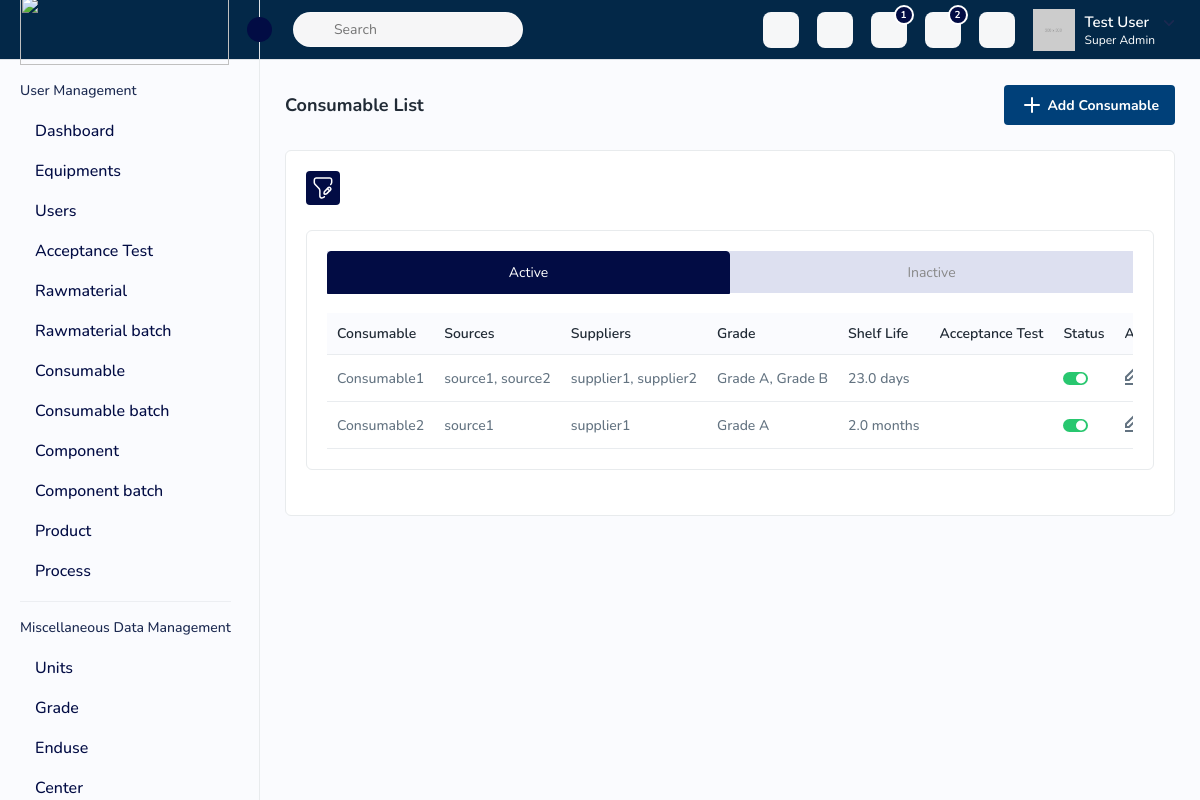
Screenshot of /consumable/consumable-list/ with the database file from the repository.
### qdpc_core_models/models/consumable.py (models this page shows, shortened)
class Consumable(models.Model):
    name = models.CharField(max_length=255,unique=True)
    sources = models.ManyToManyField(Sources, related_name='consumables')
    is_active = models.BooleanField(default=True)  # Active Status
    suppliers = models.ManyToManyField(Suppliers, related_name='consumables')
    grade = models.ManyToManyField(Grade, related_name='consumables')
    shelf_life_value = models.FloatField()  # The numeric value for shelf life
    shelf_life_unit = models.CharField(max_length=10, choices=[('days', 'Days'), ('months', 'Months')])
    user_defined_date = models.DateField()
    acceptance_test = models.ManyToManyField(AcceptanceTest, related_name='consumables')
    @property
    def calculate_expiry_date(self):
        procurement_date = self.user_defined_date  # Use user_defined_date as the default procurement_date
        if self.shelf_life_unit == 'days':
            return procurement_date + timedelta(days=self.shelf_life_value)
        elif self.shelf_life_unit == 'months':
            return procurement_date + timedelta(days=self.shelf_life_value * 30)  # Approximation for months

### qdpc_core_models/models/source.py (models this page shows, shortened)
class Sources(models.Model):
     id = models.AutoField(primary_key=True)
     name = models.CharField(max_length=255)
     email = models.EmailField(unique=True)
     address = models.CharField(max_length=500)
     class Meta:
        verbose_name = 'Source'
        verbose_name_plural = 'Sources'

### qdpc_core_models/models/supplier.py (models this page shows, shortened)
class Suppliers(models.Model):
     id = models.AutoField(primary_key=True)
     name = models.CharField(max_length=255)
     email = models.EmailField(unique=True)
     address = models.CharField(max_length=500)
     class Meta:
        verbose_name = 'Supplier'
        verbose_name_plural = 'Suppliers'

### qdpc_core_models/models/grade.py (models this page shows)
class Grade(models.Model):
    id = models.AutoField(primary_key=True)
    name = models.CharField(max_length=50, unique=True)
    abbreviation = models.CharField(max_length=10)

### consumable/views/consumable.py (the view, shortened to what this page needs)
# urls.py: path('consumable-list/', ConsumableListFetchView.as_view(), name='consumable-list'),
class ConsumableListFetchView(BaseModelViewSet):
     def get(self,request,batch_id=None):
        if batch_id:
            consumable_data = self.get_consumable_data(batch_id)
            return Response({'data': consumable_data}, status=status.HTTP_200_OK)
        else:
            consumables =Consumable.objects.values('name').annotate(latest_id=Max('id'))
            latest_consumables = Consumable.objects.filter(id__in=[con['latest_id'] for con in consumables])
            serializer = ConsumableSerializer( latest_consumables, many=True)
            context = {'batches': serializer.data}
            return render(request, 'consumable.html', context)

### consumable/serializers/consumable_list_serializer.py (called while the page is built)
    def get_calculate_expiry_date(self, obj):
        return obj.calculate_expiry_date

    def get_source_names(self, obj):
        return [source.name for source in obj.sources.all()]

    def get_supplier_names(self, obj):
        return [supplier.name for supplier in obj.suppliers.all()]

    def get_grade_names(self, obj):
        return [grade.name for grade in obj.grade.all()]

    def get_acceptance_test_names(self, obj):
        return [test.name for test in obj.acceptance_test.all()]

### templates/consumable.html (shortened to what this page needs)
{% extends 'index.html' %}
{% block content %}
{% load static %}
<div class="page-wrapper">
    <div class="content">
        <div class="page-header">
            <div class="page-title">
                <h4>Consumable List</h4>
            </div>
            <div class="page-btn">
                <a href="addmaterial.html" class="btn btn-added" id="add-consumable"><img
                        src="{% static 'assets/img/icons/plus.svg' %}" alt="img" class="me-1">Add Consumable</a>
            </div>
        </div>
        <div class="card">
            <div class="card-body">
                <div class="table-top">
                    <div class="search-set">
                        <div class="search-path">
                            <a class="btn btn-filter" id="filter_search">
                                <img src="{% static 'assets/img/icons/filter.svg' %}" alt="img">
                            </a>
                        </div>
                        <div class="search-input">
                            <a class="btn btn-searchset"><img src="{% static 'assets/img/icons/search-white.svg' %}"
                                    alt="img"></a>
                        </div>
                    </div>
                </div>
                <div class="comp-sec-wrapper">
                    <section class="comp-section">
                        <div class="row">
                            <div class="col-md-12">
                                <div class="card bg-white">
                                    <div class="card-body">
                                        <ul class="nav nav-tabs nav-tabs-solid nav-justified">
                                            <li class="nav-item"><a class="nav-link active" href="#solid-justified-tab1"
                                                    data-bs-toggle="tab">Active</a>
                                            </li>
                                            <li class="nav-item"><a class="nav-link" href="#solid-justified-tab2"
                                                    data-bs-toggle="tab">Inactive</a></li>
                                        </ul>
                                        <div class="tab-content">
                                            <div class="tab-pane show active" id="solid-justified-tab1">
                                                <div class="table-responsive">
                                                    <table class="table datanew">
                                                        <thead>
                                                            <tr>
                                                                <th>Consumable</th>
                                                                <th>Sources</th>
                                                                <th>Suppliers</th>
                                                                <th>Grade</th>
                                                                <th>Shelf Life</th>
                                                                <th>Acceptance Test</th>
                                                                <th>Status</th>
                                                                <th>Action</th>
                                                            </tr>
                                                        </thead>
                                                        <tbody>
														{% for batch in batches %}
														{% if batch.is_active %}
                                                            <tr>
                                                                <td class="clickable-row"
                                                                    data-batch-id="{{ batch.id }}">
                                                                    <a>{{ batch.name }}</a>
                                                                </td>
                                                                <td class="clickable-row"
                                                                    data-batch-id="{{ batch.id }}">
                                                                    {% for source in batch.source_names %}
                                                                    {{ source }}{% if not forloop.last %}, {% endif %}
                                                                    {% endfor %}
                                                                </td>
                                                                <td class="clickable-row"
                                                                    data-batch-id="{{ batch.id }}">
                                                                    <a>
                                                                        {% for supplier in batch.supplier_names %}
                                                                        {{ supplier }}{% if not forloop.last %}, {% endif %}
                                                                        {% endfor %}
                                                                    </a>
                                                                </td>
                                                                <td class="clickable-row" data-batch-id="{{ batch.id }}">
                                                                    {% for grade in batch.grade_names %}
                                                                    {{ grade }}{% if not forloop.last %}, {% endif %}
                                                                    {% endfor %}
                                                                </td>
                                                                <td class="clickable-row"
                                                                    data-batch-id="{{ batch.id }}">
                                                                    {{ batch.shelf_life_value }}
																	{{ batch.shelf_life_unit }}
                                                                </td>
                                                                <td class="clickable-row"
                                                                    data-batch-id="{{ batch.id }}">
                                                                </td>
                                                                <td>
                                                                    <div
                                                                        class="status-toggle d-flex justify-content-between align-items-center">
                                                                        <label for="{{ batch.name }}"
                                                                            class="checktoggle">checkbox</label>
                                                                    </div>
                                                                </td>
                                                                <td>
                                                                    <a class="me-3 view-user-btn" data-bs-toggle="modal" data-bs-target="#consumpage" data-batch-id="{{ batch.id }}">
                                                                        <img src="{% static 'assets/img/icons/edit.svg' %}" alt="img">
                                                                    </a>
                                                                </td>
                                                            </tr>
														{% endif %}
														{% endfor %}
                                                        </tbody>
                                                    </table>
                                                </div>
                                            </div>
                                        </div>
                                    </div>
                                </div>
                            </div>
                        </div>
                    </section>
                </div>
            </div>
        </div>
    </div>
</div>
{% endblock %}

### rows the page displays
Consumable: name "Consumable1", shelf_life_value "23.0"
Sources: source_names "source1" "source1"
Sources: source_names "source2"
Suppliers: supplier_names "supplier1" "supplier1"
Suppliers: supplier_names "supplier2"
Grade: grade_names "Grade A" "Grade A"
Grade: grade_names "Grade B"
Consumable: name "Consumable2", shelf_life_value "2.0"

### other values shown
{{ batch.shelf_life_unit }} "days" "months"
